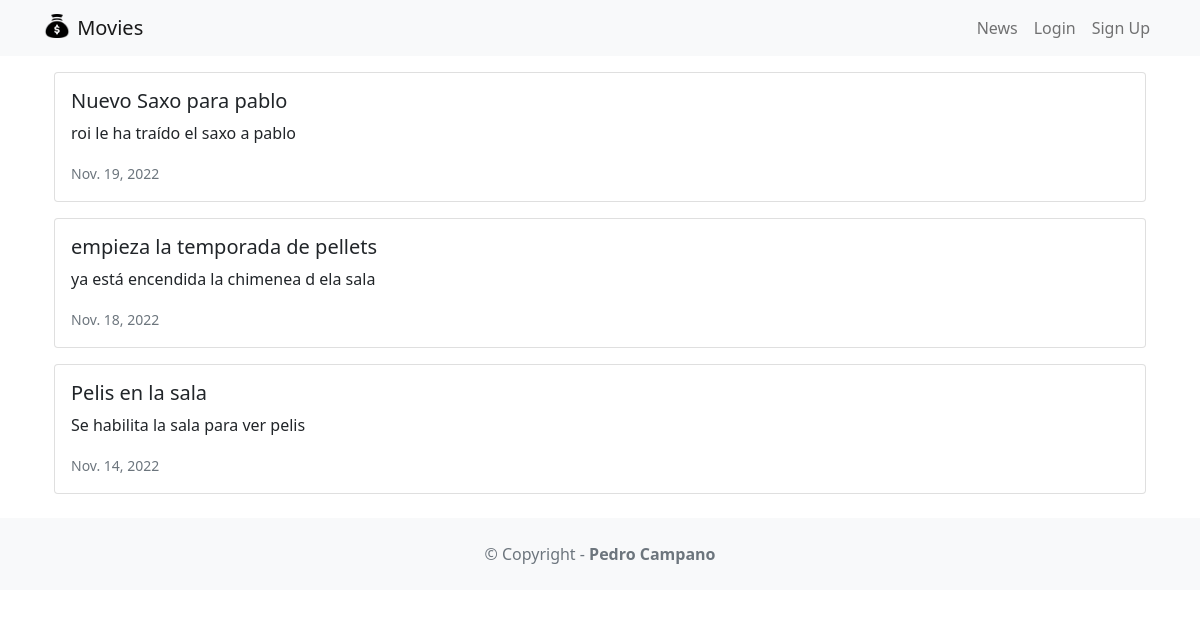
Page /news/ on the committed database.
### news/models.py (models this page shows, shortened)
class News(models.Model):
    headline = models.CharField(max_length=200)
    body = models.TextField()
    date = models.DateField()

### news/views.py (the view)
# urls.py: path('', newsViews.news, name='news'),
def news(request):
    newss = News.objects.all()
    return render(request, 'news.html', {'newss': newss})

### news/templates/news.html
{% extends 'base.html' %}
{% block content %}
    <div class="container">
      {% for news in newss %}
      <div class="card mb-3">
        <div class="row g-0">
            <div>
                <div class="card-body">
                    <h5 class="card-title">
                        {{ news.headline }}
                    </h5>
                    <p class="card-text">
                        {{ news.body }}
                    </p>
                    <p class="card-text"><small class="text-muted">
                        {{ news.date }}
                    </small>
                    </p>
                </div>
            </div>
        </div>
      </div>
      {% endfor %}
    </div>
    {% endblock content %}

### rows in the picture
News: headline "Nuevo Saxo para pablo", body "roi le ha traído el saxo a pablo", date "Nov. 19, 2022"
News: headline "empieza la temporada de pellets", body "ya está encendida la chimenea d ela sala", date "Nov. 18, 2022"
News: headline "Pelis en la sala", body "Se habilita la sala para ver pelis", date "Nov. 14, 2022"
